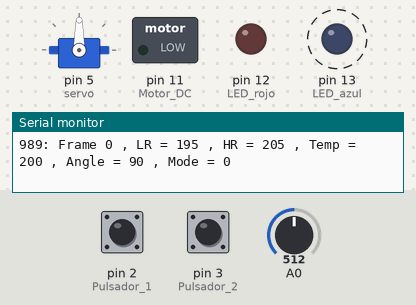
This sketch was run on a simulated Arduino Uno, built with avr-gcc and run on an emulated ATmega328P. On the bench: servo, switched loads named in the sketch (green lamp = pin HIGH), output pins drawn as LEDs (lit = HIGH), the last lines printed to the serial monitor. Dashed ring = blinking. Inputs (shaded band) come from the test bench; at power-on: A0 = 512, pin 2 (Pulsador_1) HIGH, pin 3 (Pulsador_2) HIGH.

Above: at 1.2 s.
1.3 s: A0 set to 467
4.3 s: A0 set to 460
At 6.19 s:
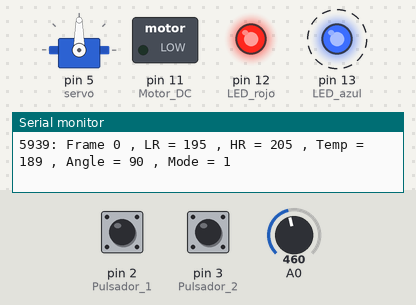
7.3 s: A0 set to 599
At 7.67 s:
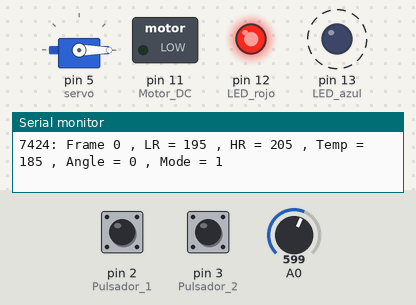
10.3 s: A0 set to 626
At 13.2 s:
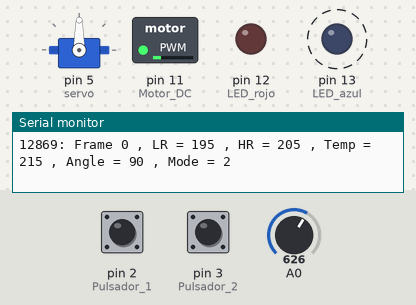
13.3 s: A0 set to 340
16.3 s: A0 set to 316
At 18.07 s:
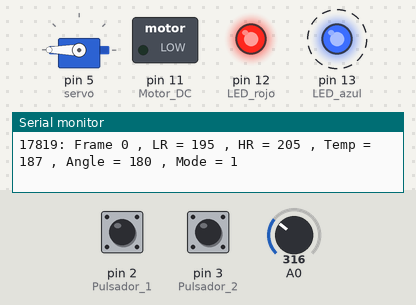
Timing chart, 0 to 20.3 s (numbered marks = the images above; inputs shaded):
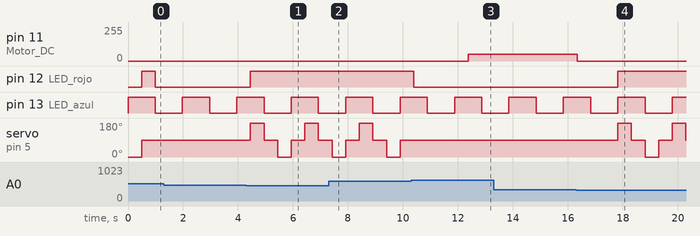

Measured:
- the behaviour switches between 461 and 460 on A0 (found by bisection; images 0 and 1)
- the behaviour switches between 608 and 609 on A0 (found by bisection; images 2 and 3)
- the behaviour switches between 330 and 329 on A0 (found by bisection; images 3 and 4)
- after the input at 10.3 s, pin 11 (Motor_DC): 0/255 → 50/255 after 2.1 s instead of 2.6 s
- after the input at 16.3 s, pin 12 (LED_rojo): LOW → HIGH after 1.5 s instead of 2.0 s
- by itself, pin 13 (LED_azul): alternates HIGH for 0.99 s and LOW for 0.99 s

The sketch:

pr2_b.ino
```cpp
/* DUDAS
 *
 * @Todo : Falta hacer lo del watchdog con una cola
 * Primero se crea la cola
 * Luego hay un Send que envia a la cola (encola, que no
 * implica que se haya recibido)
 * Y hay otro Receive que lee de la cola (el watchdog)
 *
 *
 * 5. Ver por que se sube la temperatura del sensor
*/
#include <Arduino_FreeRTOS.h>
#include <semphr.h>
#include <task.h>
#include <queue.h>
#include <Servo.h>


void TaskBlinkWatchdog( void *pvParameters );
void TaskTempRead( void *pvParameters );
void TaskRunMode( void *pvParameteres );


// Definimos un tipo enum para los modos de
// la maquina de estados
typedef enum mode {
  STANDBY = 0,
  HEATING = 1,
  COOLING = 2
} e_mode;

// Inicialmente, la maquina arranca en STANDBY
e_mode mode = STANDBY;

Servo servo;


// Global variables
int cnt_watchdog = 0;           // Contador que utiliza el watchdog

float measures[20];       // Array que almacena las 20 ultimas medidas
                          // con las que realizar la media
int cnt = 0;              // Contador que sirve como indice para el array
                          // de 20 muestras
int frame = 0;            // Numero de frame actual
int flag_up = 0;          // Flag auxiliar para interrupcion
int flag_down = 0;        // Glaf auxiliar para interrupcion
int low_range, high_range;// Rangos maximo y minimo de temperatura
int angle = 0;            // Angulo del servo
int estado = 0;           // Estado para ir moviendo 90 grados el servo
bool timer_flag = false;  // Flag que permite realizar unas tareas cada
                          // 500 ms y otras cada 1000 ms
bool led_flag = false;    // Flag auxiliar para hacer parpadear el LED BUILTIN
int avg_temp = 0;         // Temperatura media de las 20 ultimas medidas

// Declaramos semaforo
SemaphoreHandle_t mutex;

void setup() {

  Serial.begin(9600); // initialize serial communication at 9600 bits per second

  // Configuramos los pines In/Out y las interrupciones
  pinMode(2, INPUT_PULLUP);     // Pulsador 1
  pinMode(3, INPUT_PULLUP);     // Pulsador 2
  pinMode(5, OUTPUT);           // Servo
  pinMode(11, OUTPUT);          // Motor DC
  pinMode(12, OUTPUT);          // LED rojo
  pinMode(13, OUTPUT);          // LED azul
  pinMode(LED_BUILTIN, OUTPUT); // LED BUILTIN
  attachInterrupt(digitalPinToInterrupt(3), pls_up, RISING);   // Interrupcion
  attachInterrupt(digitalPinToInterrupt(2), pls_down, RISING); // Interrupcion
  servo.attach(5);      // Configuracion servo

  // Realizamos inicialmente 20 medidas de temperatura para rellenar el array
  // con el que se calcula la media.
  // La lectura de voltaje que se realiza en la entrada analogica se convierte
  // a temperatura mediante las siguientes ecuaciones.
  for(int i=0; i<20; i++){
    float volt = analogRead(0)*5.0/1024.0-0.5;
    int temp = volt/0.01;
    measures[i] = temp;
    }
  // Se da un valor inicial a los rangos maximo y minimo a partir de la medida
  // realizada y un offset
  low_range = measures[19] - 5;
  high_range = measures[19] + 5;

  while (!Serial) {
    ; // wait for serial port to connect. Needed for native USB, on LEONARDO, MICRO, YUN, and other 32u4 based boards.
  }

  xTaskCreate(
    TaskBlinkWatchdog
    ,  "Blink"   // A name just for humans
    ,  128  // This stack size can be checked & adjusted by reading the Stack Highwater
    ,  NULL
    ,  2  // Priority, with 3 (configMAX_PRIORITIES - 1) being the highest, and 0 being the lowest.
    ,  NULL );

  xTaskCreate(
    TaskRunMode
    ,  "RunMode"   // A name just for humans
    ,  128  // This stack size can be checked & adjusted by reading the Stack Highwater
    ,  NULL
    ,  2  // Priority, with 3 (configMAX_PRIORITIES - 1) being the highest, and 0 being the lowest.
    ,  NULL );

  xTaskCreate(
    TaskTempRead
    ,  "TempRead"   // A name just for humans
    ,  128  // This stack size can be checked & adjusted by reading the Stack Highwater
    ,  NULL
    ,  2  // Priority, with 3 (configMAX_PRIORITIES - 1) being the highest, and 0 being the lowest.
    ,  NULL );

  // Creamos mutex
  mutex = xSemaphoreCreateMutex();
  if (mutex != NULL) {
    Serial.println("Mutex created");
  }

}

void loop() {
  // Empty. Things are done in Tasks.
}

void TaskBlinkWatchdog(void *pvParameters)  // This is a task.
{
  (void) pvParameters;
/*
  Blink
  Turns on an LED on for one second, then off for one second, repeatedly.
*/
  TickType_t xLastWakeTime;
  xLastWakeTime = xTaskGetTickCount();

  for (;;) // A Task shall never return or exit.
  {
    cnt_watchdog += 1;
    if (cnt_watchdog >= 2){
      led_flag = true;
      digitalWrite(LED_BUILTIN, HIGH);   // turn the LED on
    }
    else{
      if (led_flag == false){
        led_flag = true;
        digitalWrite(LED_BUILTIN, HIGH);   // turn the LED on
      }
      else{
        led_flag = false;
        digitalWrite(LED_BUILTIN, LOW);    // turn the LED off
      }
    }
    vTaskDelayUntil(&xLastWakeTime, 1000 / portTICK_PERIOD_MS ); // wait for one second
  }
}

void TaskTempRead(void *pvParameters)
{
  (void) pvParameters;
  /*
    Leer temperatura cada 500 ms
  */

  TickType_t xLastWakeTime;
  xLastWakeTime = xTaskGetTickCount();

  for (;;)
  {
    // Manda senal al watchdog
    cnt_watchdog = 0;
    // Leer sensor
    float volt = analogRead(0)*5.0/1024.0-0.5;
    int temp_i = volt/0.01;

    // Actualizar contador y guardar medida
    cnt = cnt%20;                // Esto permite que el contador nunca pase de 20
    measures[cnt] = temp_i;   // Almacena la nueva medida
    cnt += 1;                 // Actualiza el contador

    // - Calcular media ultimas 20 medidas
    int sum = 0;
    for (int i=0; i<20; i++){
      sum += measures[i];
    }

    // Captura el semaforo
    xSemaphoreTake(mutex, portMAX_DELAY);
    // Actualiza la media de temperatura
    avg_temp = sum/20;
    // Libera el semaforo
    xSemaphoreGive(mutex);

    // Espera 500 ms
    vTaskDelayUntil(&xLastWakeTime, 500 / portTICK_PERIOD_MS );

  }
}

void TaskRunMode(void *pvParameters)
{
  (void) pvParameters;
  /*
    Ejecuta toda la logica para que funcione la planta cada 1000 ms
  */

  TickType_t xLastWakeTime;
  xLastWakeTime = xTaskGetTickCount();

  for (;;)
  {
    // Manda senal al watchdog
    cnt_watchdog = 0;
    // - Acciones modo
    if (mode == STANDBY){
      digitalWrite(12, LOW);  // Apagar LED rojo
      analogWrite(11, 0);     // Apagar motor DC
      servo.write(angle);     // Servo parado
    }
    else if (mode == HEATING){
      digitalWrite(12, HIGH);      // Encender LED rojo
      analogWrite(11, 0);         // Apagar motor DC
      if (estado == 0){            // Mover 90 grados el servo
          angle = 90;
          estado = 1;
      }
      else if (estado == 1){
          angle = 180;
          estado = 2;
      }
      else if(estado == 2){
          angle = 90;
          estado = 3;
      }
      else if (estado == 3){
          angle = 0;
          estado = 0;
      }
      servo.write(angle);
    }
    else if (mode == COOLING){
      digitalWrite(12, LOW);       // Apagar LED rojo
      analogWrite(11, 50);        // Encender motor DC al 10%
      servo.write(angle);          // Servo parado
    }

    // - Ajustar rango
    // Haciendo uso de estas flags junto con las interrupciones, se logra
    // aumentar o disminuir el valor de los rangos cuando se pulsan los
    // pulsadores, filtrando de manera software los posibles rebotes.
    if (flag_up == 1){
      low_range += 1;
      high_range += 1;
      flag_up = 0;
    }

    if (flag_down == 1){
      low_range -= 1;
      high_range -= 1;
      flag_down = 0;
    }

    // - Cambiar modo
    // Cambia de modo comprobando las condiciones de funcionamiento
    // definidas segun la temperatura y los rangos.

    // Captura el semaforo
    xSemaphoreTake(mutex, portMAX_DELAY);

    if (avg_temp < low_range){
      mode = HEATING;
    }
    else if (avg_temp > high_range){
      mode = COOLING;
    }
    else{
      mode = STANDBY;
    }

    // Libera el semaforo
    xSemaphoreGive(mutex);

    // Imprimir toda la informacion
    Serial.print(millis());
    Serial.print(": Frame ");
    Serial.print(frame);
    Serial.print(" , LR = ");
    Serial.print(low_range);
    Serial.print(" , HR = ");
    Serial.print(high_range);
    Serial.print(" , Temp = ");
    Serial.print(avg_temp);
    Serial.print(" , Angle = ");
    Serial.print(angle);
    Serial.print(" , Mode = ");
    Serial.println(mode);

    // Espera 500 ms
    vTaskDelayUntil(&xLastWakeTime, 500 / portTICK_PERIOD_MS );
  }

}

// Cada interrupcion activa el flag correspondiente
void pls_up()
{
  flag_up = 1;
}

void pls_down()
{
  flag_down = 1;
}
```
